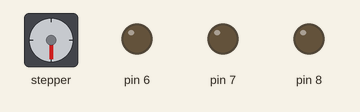
Recording of a sketch running on a simulated Arduino Uno, built with avr-gcc and run on an emulated ATmega328P. Shown: stepper motor, output pins drawn as LEDs (lit = HIGH). Stepper angles assume 400 steps per turn; what the sketch prints to the serial monitor is not drawn.

Above: at 0.1 s.
Timing chart, 0 to 1.6 s (numbered marks = the images above):
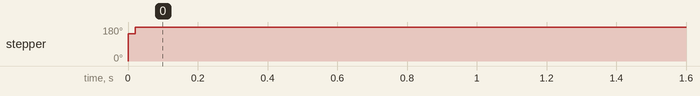

The sketch:

AccelTest.ino
```cpp
#include <Arduino.h>
#include <HardwareSerial.h>

#define MOTOR_STEPS 200  // Motor steps per revolution
#define RPM 1200  // Target RPM for cruise speed
#define MOTOR_ACCEL 16000  // Acceleration and deceleration values are always in FULL steps / s^2
#define MOTOR_DECEL 16000

#define MICROSTEPS 2
#define DIR 2
#define STEP 3

#include "A4988.h"
A4988 stepperUP(MOTOR_STEPS, DIR, STEP);


void setup() {

  Serial.begin(9600);

  pinMode(DIR, OUTPUT);
  pinMode(STEP, OUTPUT);

  pinMode(6, OUTPUT);
  pinMode(7, OUTPUT);
  pinMode(8, OUTPUT);

  digitalWrite(6, 0);
  digitalWrite(7, 0);
  digitalWrite(8, 0);

  unsigned long start = millis();

  stepperUP.begin(RPM, MICROSTEPS);
  stepperUP.setSpeedProfile(stepperUP.LINEAR_SPEED, MOTOR_ACCEL, MOTOR_DECEL);

  unsigned long startTime = millis();

  stepperUP.rotate(180);

  unsigned long totalTime = millis() - startTime;


  Serial.println(totalTime);
}

void loop() {

}
```

Motor.cpp
```cpp
#include <Arduino.h>
#include "Motor.h"

#define microStep 16;

//create motor object enable pins (a2 a1 a0) represent the binary value of the motor
Motor::Motor(bool a2, bool a1, bool a0){
  a2EN = a2;
  a1EN = a1;
  a0EN = a0;
}

//create motor object and also assign frequency (speed) and degrees (rotation amount)
Motor::Motor(bool a2, bool a1, bool a0, double percentage, double degrees){
  a2EN = a2;
  a1EN = a1;
  a0EN = a0;
  double frequency = percentage;
  highTime = (1/frequency)/2;
  stepCount = 200 * (degrees/360) * microStep; //200 steps = 360 degrees
}

//adjusts speed of motor by change the frequency at which the square wave is send to the driver
void Motor::setSpeed(double percentage){
  double frequency = percentage;
  highTime = (1/frequency)/4;
}

//adjusts the number of square waves sent to the driver (number of steps)
void Motor::setDegrees(double degrees){
  stepCount = 200 * (degrees/360) * microStep; //200 steps = 360 degrees
}

//rotates motor in direction specified by dir. TRUE = clockwise, FALSE = counterclockwise
void Motor::rotate(bool dir){
  digitalWrite(6, a0EN); //enable proper motor driver through combinational logic
  digitalWrite(7, a1EN);
  digitalWrite(8, a2EN);

  digitalWrite(2, dir); //configure direction pin for motor driver

  for(int i = 0; i < stepCount; i++){  //send square wave to stepper driver based on stepCount and highTime
    digitalWrite(3, HIGH);
    delay(highTime*1000/10);    //delay is in ms -> x1000
    digitalWrite(3, LOW);
    delay(highTime*1000/10);  //always 50% duty cycle
  }

}
```

Motor.h
```cpp
#ifndef Motor_h
#define Motor_h
#include <Arduino.h>

class Motor {
public:
  Motor(bool a2, bool a1, bool a0);
  Motor(bool a2, bool a1, bool a0, double percentage, double degrees);
  void setSpeed(double percentage);
  void setDegrees(double degrees);
	void rotate(bool dir);

private:
	bool a2EN;
  bool a1EN;
  bool a0EN;
	double highTime;
  int stepCount;
};

#endif
```
